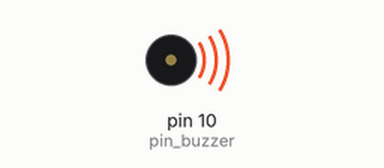
Simulated run of this sketch. Board: Arduino Uno, built with avr-gcc and run on an emulated ATmega328P. Parts: buzzer (waves = sounding).

Above: at 0.5 s.
Timing chart, 0 to 10.4 s (numbered marks = the images above):
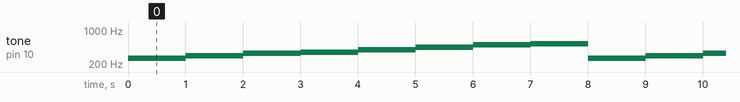

The sketch:

04_Tone.ino
```cpp
int pin_buzzer = 10;

void setup() {
	Serial.println(9600);
	pinMode(pin_buzzer, OUTPUT);
}
void loop() {
	Serial.println("C4, 261Hz");
	tone(pin_buzzer, 261);
	delay(1000);

	Serial.println("D4, 293Hz");
	tone(pin_buzzer, 293);
	delay(1000);

	Serial.println("E4, 330Hz");
	tone(pin_buzzer, 330);
	delay(1000);

	Serial.println("F4, 349Hz");
	tone(pin_buzzer, 349);
	delay(1000);

	Serial.println("G4, 392Hz");
	tone(pin_buzzer, 392);
	delay(1000);

	Serial.println("A4, 440Hz");
	tone(pin_buzzer, 440);
	delay(1000);

	Serial.println("B4, 494Hz");
	tone(pin_buzzer, 494);
	delay(1000);

  Serial.println("C5, 523Hz");
	tone(pin_buzzer, 523);
	delay(1000);
}
```

Measured:
- by itself, tone on pin 10 (pin_buzzer): repeats every 8.0 s: 293 Hz 1.0 s, 330 Hz 1.0 s, 349 Hz 1.0 s, 392 Hz 1.0 s, 440 Hz 1.0 s, 494 Hz 1.0 s, 523 Hz 1.0 s, 261 Hz 1.0 s
